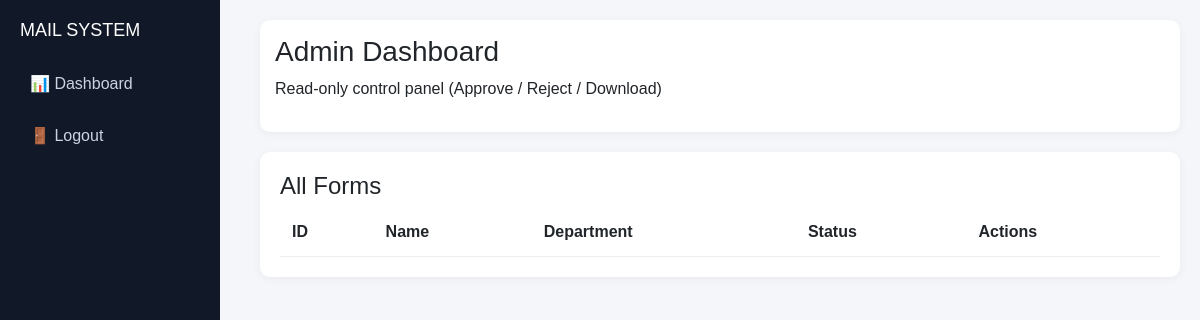
Page /admin_dashboard (signed in) on the earlier database version.
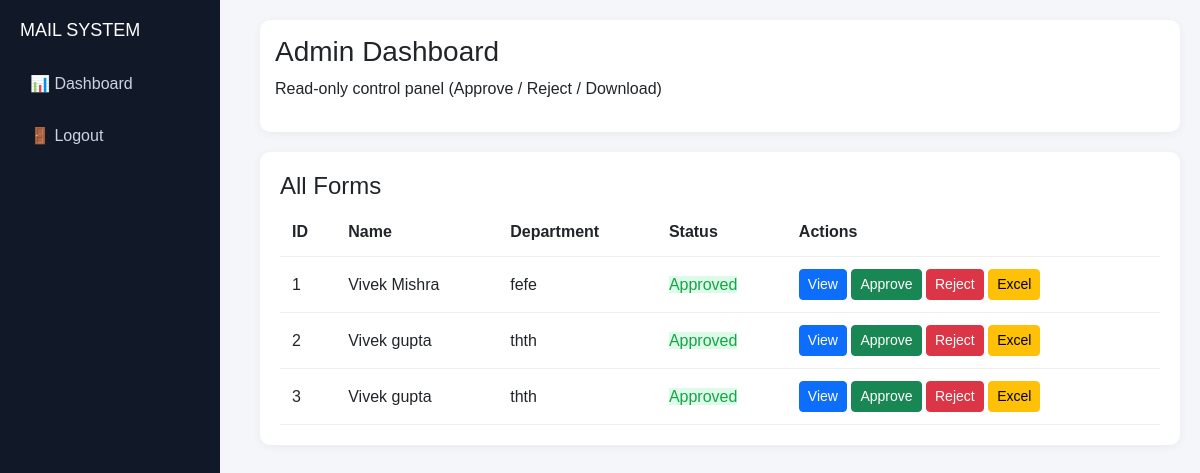
Same page on the later database version.
### app.py (models this page shows)
class MailForm(db.Model):
    id = db.Column(db.Integer, primary_key=True)
    first_name = db.Column(db.String(100))
    last_name = db.Column(db.String(100))
    department = db.Column(db.String(100))
    status = db.Column(db.String(50), default='Pending')
    user_id = db.Column(db.Integer)

### app.py (the view)
@app.route('/admin_dashboard')
def admin_dashboard():
    if session.get('role') != 'admin':
        return redirect('/login')
    forms = MailForm.query.all()
    total_forms = len(forms)
    approved_forms = len([f for f in forms if f.status == "Approved"])
    rejected_forms = len([f for f in forms if f.status == "Rejected"])
    pending_forms = len([f for f in forms if f.status == "Pending"])
    return render_template(
        'admin_dashboard.html',
        forms=forms,
        total_forms=total_forms,
        approved_forms=approved_forms,
        rejected_forms=rejected_forms,
        pending_forms=pending_forms
    )

### templates/admin_dashboard.html (shortened to what this page needs)
<!DOCTYPE html>
<html lang="en">
<head>
<link href="https://cdn.jsdelivr.net/npm/bootstrap@5.3.3/dist/css/bootstrap.min.css" rel="stylesheet">
</head>
<body>
<div class="sidebar">
<h2>MAIL SYSTEM</h2>
<a href="/admin_dashboard">📊 Dashboard</a>
<a href="/logout">🚪 Logout</a>
</div>
<div class="main">
<div class="topbar">
    <h3>Admin Dashboard</h3>
    <p>Read-only control panel (Approve / Reject / Download)</p>
</div>
<div class="table-box">
<h4>All Forms</h4>
<table>
<thead>
<tr>
<th>ID</th>
<th>Name</th>
<th>Department</th>
<th>Status</th>
<th>Actions</th>
</tr>
</thead>
<tbody>
{% for form in forms %}
<tr>
<td>{{ form.id }}</td>
<td>{{ form.first_name }} {{ form.last_name }}</td>
<td>{{ form.department }}</td>
<td>
<span class="{{ form.status }}">
{{ form.status }}
</span>
</td>
<td>
<a href="/view_form/{{ form.id }}" class="btn btn-primary btn-sm">
View
</a>
<a href="/approve/{{ form.id }}" class="btn btn-success btn-sm">
Approve
</a>
<a href="/reject/{{ form.id }}" class="btn btn-danger btn-sm">
Reject
</a>
<a href="/excel/{{ form.id }}" class="btn btn-warning btn-sm">
Excel
</a>
</td>
</tr>
{% endfor %}
</tbody>
</table>
</div>
</div>
</body>
</html>

### templates/admin_dashboard.html (style rules this page uses)
body { margin:0; font-family:Arial; background:#f4f6f9; }
.sidebar { position:fixed; left:0; top:0; width:220px; height:100%; background:#111827; padding:20px; color:white; }
.sidebar h2 { font-size:18px; margin-bottom:20px; }
.sidebar a { display:block; color:#cbd5e1; padding:10px; text-decoration:none; border-radius:6px; margin-bottom:8px; }
.main { margin-left:240px; padding:20px; }
.topbar { background:white; padding:15px; border-radius:10px; margin-bottom:20px; box-shadow:0 2px 10px rgba(0,0,0,0.05); }
.table-box { background:white; padding:20px; border-radius:10px; box-shadow:0 2px 10px rgba(0,0,0,0.05); }
table { width:100%; border-collapse:collapse; }
th, td { padding:12px; border-bottom:1px solid #eee; }
.Approved { background:#dcfce7; color:#16a34a; }

Differences in the rows shown:
added MailForm: id "1", first_name "Vivek", last_name "Mishra", department "fefe", status "Approved"
added MailForm: id "2", first_name "Vivek", last_name "gupta", department "thth", status "Approved"
added MailForm: id "3", first_name "Vivek", last_name "gupta", department "thth", status "Approved"
